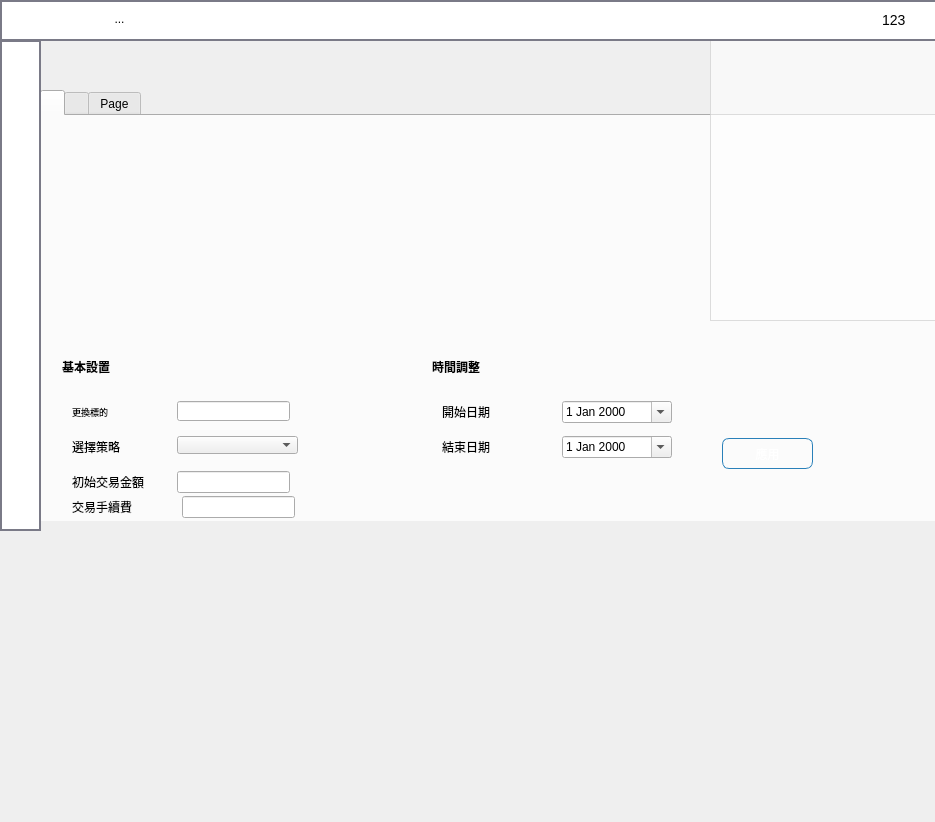
<?xml version="1.0" encoding="UTF-8"?>
<ui version="4.0">
 <class>Form</class>
 <widget class="QWidget" name="Form">
  <property name="geometry">
   <rect>
    <x>0</x>
    <y>0</y>
    <width>935</width>
    <height>822</height>
   </rect>
  </property>
  <property name="sizePolicy">
   <sizepolicy hsizetype="Expanding" vsizetype="Expanding">
    <horstretch>0</horstretch>
    <verstretch>0</verstretch>
   </sizepolicy>
  </property>
  <property name="windowTitle">
   <string>Form</string>
  </property>
  <property name="styleSheet">
   <string notr="true"/>
  </property>
  <widget class="QFrame" name="frame">
   <property name="geometry">
    <rect>
     <x>0</x>
     <y>0</y>
     <width>966</width>
     <height>41</height>
    </rect>
   </property>
   <property name="styleSheet">
    <string notr="true">QFrame {
    background-color: white; 

}
QLineEdit{

	background: transparent;：将背景颜色设为透明。
	border: none;
}
  QFrame {
                border: 2px solid #7A7A87;
            }
  QPushButton {
                border: none;
       
            }
  QLabel {
                border: none;
       
            }</string>
   </property>
   <property name="frameShape">
    <enum>QFrame::StyledPanel</enum>
   </property>
   <property name="frameShadow">
    <enum>QFrame::Raised</enum>
   </property>
   <widget class="QPushButton" name="pushButton_4">
    <property name="geometry">
     <rect>
      <x>840</x>
      <y>10</y>
      <width>61</width>
      <height>21</height>
     </rect>
    </property>
    <property name="cursor">
     <cursorShape>PointingHandCursor</cursorShape>
    </property>
    <property name="styleSheet">
     <string notr="true">font: 7pt &quot;Bauhaus 93&quot;;
QPushButton {
    border: none; /* 移除邊框 */
    background: none; /* 移除背景 */
  	 color: #FFFFFF; /* 設置文字顏色為白色 */
    font-size: 12px; /* 設置文字大小 */
}</string>
    </property>
    <property name="text">
     <string/>
    </property>
    <property name="icon">
     <iconset>
      <normaloff>../user-interface.png</normaloff>../user-interface.png</iconset>
    </property>
    <property name="iconSize">
     <size>
      <width>20</width>
      <height>20</height>
     </size>
    </property>
   </widget>
   <widget class="QLineEdit" name="lineEdit">
    <property name="geometry">
     <rect>
      <x>880</x>
      <y>10</y>
      <width>81</width>
      <height>20</height>
     </rect>
    </property>
    <property name="styleSheet">
     <string notr="true">    QLineEdit {
        background: transparent;
        border: 0px solid transparent;
        padding: 0px;
        margin: 0px;
		 color: black;
		 font-size:14px;
    }</string>
    </property>
    <property name="text">
     <string>123</string>
    </property>
   </widget>
   <widget class="QToolButton" name="toolButton">
    <property name="geometry">
     <rect>
      <x>14</x>
      <y>3</y>
      <width>211</width>
      <height>31</height>
     </rect>
    </property>
    <property name="styleSheet">
     <string notr="true">  QToolButton {
                border: none;
       
            }</string>
    </property>
    <property name="text">
     <string>...</string>
    </property>
    <property name="icon">
     <iconset>
      <normaloff>ainvest_logo_02.png</normaloff>ainvest_logo_02.png</iconset>
    </property>
    <property name="iconSize">
     <size>
      <width>250</width>
      <height>150</height>
     </size>
    </property>
   </widget>
   <widget class="QPushButton" name="pushButton_6">
    <property name="geometry">
     <rect>
      <x>930</x>
      <y>0</y>
      <width>21</width>
      <height>20</height>
     </rect>
    </property>
    <property name="text">
     <string/>
    </property>
    <property name="icon">
     <iconset>
      <normaloff>close.png</normaloff>close.png</iconset>
    </property>
    <property name="iconSize">
     <size>
      <width>10</width>
      <height>10</height>
     </size>
    </property>
   </widget>
  </widget>
  <widget class="QStackedWidget" name="stackedWidget">
   <property name="geometry">
    <rect>
     <x>40</x>
     <y>40</y>
     <width>921</width>
     <height>481</height>
    </rect>
   </property>
   <property name="sizePolicy">
    <sizepolicy hsizetype="Expanding" vsizetype="Expanding">
     <horstretch>0</horstretch>
     <verstretch>0</verstretch>
    </sizepolicy>
   </property>
   <property name="currentIndex">
    <number>1</number>
   </property>
   <widget class="QWidget" name="page">
    <layout class="QVBoxLayout" name="verticalLayout">
     <item>
      <widget class="QLabel" name="label_2">
       <property name="text">
        <string/>
       </property>
      </widget>
     </item>
    </layout>
   </widget>
   <widget class="QWidget" name="page_2">
    <widget class="QTabWidget" name="tabWidget">
     <property name="geometry">
      <rect>
       <x>0</x>
       <y>50</y>
       <width>931</width>
       <height>451</height>
      </rect>
     </property>
     <property name="currentIndex">
      <number>0</number>
     </property>
     <widget class="QWidget" name="tab">
      <attribute name="title">
       <string/>
      </attribute>
      <widget class="QWidget" name="widget_edit_st" native="true">
       <property name="geometry">
        <rect>
         <x>0</x>
         <y>230</y>
         <width>911</width>
         <height>181</height>
        </rect>
       </property>
       <property name="sizePolicy">
        <sizepolicy hsizetype="Preferred" vsizetype="Preferred">
         <horstretch>0</horstretch>
         <verstretch>0</verstretch>
        </sizepolicy>
       </property>
       <property name="styleSheet">
        <string notr="true">

QComboBox QAbstractItemView {
    outline: none;  /* 禁用下拉菜单项的焦点轮廓 */
	 background-color:white;
	 selection-color:white;
    selection-background-color:#33b4ff;
}

QComboBox QAbstractItemView::item {
    outline: none;  /* 禁用每个下拉菜单项的虚线 */
}

QCalendarWidget QToolButton#qt_calendar_prevmonth {
    qproperty-icon: url(./back.png); /* 相对路径 */
    qproperty-iconSize: 24px;
}

QCalendarWidget QToolButton#qt_calendar_nextmonth {
    qproperty-icon: url(./next.png); /* 相对路径 */
    qproperty-iconSize: 24px;
}QCalendarWidget QWidget#qt_calendar_navigationbar {
    background-color: #FFFFFF;  /* 设置顶部导航栏的背景颜色为白色 */
}

QCalendarWidget QToolButton {
    background-color: #FFFFFF;  /* 设置导航栏的按钮背景颜色为白色 */
    color: black;               /* 设置按钮的文本颜色为黑色 */
    border: none;               /* 移除按钮边框 */
}

</string>
       </property>
       <widget class="QLabel" name="label">
        <property name="geometry">
         <rect>
          <x>30</x>
          <y>55</y>
          <width>51</width>
          <height>21</height>
         </rect>
        </property>
        <property name="styleSheet">
         <string notr="true">QLabel{font-size:9px;}</string>
        </property>
        <property name="text">
         <string>更換標的</string>
        </property>
       </widget>
       <widget class="QLineEdit" name="lineEdit_2">
        <property name="geometry">
         <rect>
          <x>135</x>
          <y>55</y>
          <width>113</width>
          <height>20</height>
         </rect>
        </property>
       </widget>
       <widget class="QLabel" name="label_3">
        <property name="geometry">
         <rect>
          <x>30</x>
          <y>90</y>
          <width>51</width>
          <height>21</height>
         </rect>
        </property>
        <property name="text">
         <string>選擇策略</string>
        </property>
       </widget>
       <widget class="QComboBox" name="comboBox">
        <property name="geometry">
         <rect>
          <x>135</x>
          <y>90</y>
          <width>121</width>
          <height>18</height>
         </rect>
        </property>
       </widget>
       <widget class="QDateEdit" name="dateEdit">
        <property name="geometry">
         <rect>
          <x>520</x>
          <y>55</y>
          <width>110</width>
          <height>22</height>
         </rect>
        </property>
        <property name="styleSheet">
         <string notr="true"/>
        </property>
        <property name="calendarPopup">
         <bool>true</bool>
        </property>
       </widget>
       <widget class="QLabel" name="label_4">
        <property name="geometry">
         <rect>
          <x>400</x>
          <y>55</y>
          <width>51</width>
          <height>21</height>
         </rect>
        </property>
        <property name="text">
         <string>開始日期</string>
        </property>
       </widget>
       <widget class="QLabel" name="label_5">
        <property name="geometry">
         <rect>
          <x>400</x>
          <y>90</y>
          <width>51</width>
          <height>21</height>
         </rect>
        </property>
        <property name="text">
         <string>結束日期</string>
        </property>
       </widget>
       <widget class="QDateEdit" name="dateEdit_2">
        <property name="geometry">
         <rect>
          <x>520</x>
          <y>90</y>
          <width>110</width>
          <height>22</height>
         </rect>
        </property>
        <property name="calendarPopup">
         <bool>true</bool>
        </property>
       </widget>
       <widget class="QLabel" name="label_6">
        <property name="geometry">
         <rect>
          <x>20</x>
          <y>10</y>
          <width>81</width>
          <height>21</height>
         </rect>
        </property>
        <property name="styleSheet">
         <string notr="true">QLabel{
font-size: 12px; font-weight: bold;
}</string>
        </property>
        <property name="text">
         <string>基本設置</string>
        </property>
       </widget>
       <widget class="QLabel" name="label_7">
        <property name="geometry">
         <rect>
          <x>390</x>
          <y>10</y>
          <width>81</width>
          <height>21</height>
         </rect>
        </property>
        <property name="styleSheet">
         <string notr="true">QLabel{
font-size: 12px; font-weight: bold;
}</string>
        </property>
        <property name="text">
         <string>時間調整</string>
        </property>
       </widget>
       <widget class="QPushButton" name="pushButton_9">
        <property name="geometry">
         <rect>
          <x>680</x>
          <y>92</y>
          <width>91</width>
          <height>31</height>
         </rect>
        </property>
        <property name="cursor">
         <cursorShape>PointingHandCursor</cursorShape>
        </property>
        <property name="styleSheet">
         <string notr="true">  QPushButton {
                background: qlineargradient(
                    x1: 0, y1: 0, x2: 1, y2: 0,
                    stop: 0 #1FB6F6, stop: 1 #497BF0
                );
                color: white;
                border: 1px solid #2980b9;
                border-radius: 7px;
                font-size: 12px;
            }

            QPushButton:pressed {
                background: qlineargradient(
                    x1: 0, y1: 0, x2: 1, y2: 0,
                    stop: 0 #1FB6F6, stop: 1 #497BF0
                );
            }</string>
        </property>
        <property name="text">
         <string>應用</string>
        </property>
        <property name="iconSize">
         <size>
          <width>12</width>
          <height>12</height>
         </size>
        </property>
       </widget>
       <widget class="QLabel" name="label_8">
        <property name="geometry">
         <rect>
          <x>30</x>
          <y>125</y>
          <width>91</width>
          <height>21</height>
         </rect>
        </property>
        <property name="text">
         <string>初始交易金額</string>
        </property>
       </widget>
       <widget class="QLineEdit" name="lineEdit_3">
        <property name="geometry">
         <rect>
          <x>135</x>
          <y>125</y>
          <width>113</width>
          <height>22</height>
         </rect>
        </property>
       </widget>
       <widget class="QLabel" name="label_9">
        <property name="geometry">
         <rect>
          <x>30</x>
          <y>150</y>
          <width>91</width>
          <height>21</height>
         </rect>
        </property>
        <property name="text">
         <string>交易手續費</string>
        </property>
       </widget>
       <widget class="QLineEdit" name="lineEdit_4">
        <property name="geometry">
         <rect>
          <x>140</x>
          <y>150</y>
          <width>113</width>
          <height>22</height>
         </rect>
        </property>
       </widget>
      </widget>
     </widget>
     <widget class="QWidget" name="tab_2">
      <attribute name="title">
       <string/>
      </attribute>
      <widget class="QTableWidget" name="tableWidget">
       <property name="geometry">
        <rect>
         <x>0</x>
         <y>150</y>
         <width>911</width>
         <height>261</height>
        </rect>
       </property>
       <property name="styleSheet">
        <string notr="true"/>
       </property>
       <column>
        <property name="text">
         <string>進場日期</string>
        </property>
       </column>
       <column>
        <property name="text">
         <string>出場日期</string>
        </property>
       </column>
       <column>
        <property name="text">
         <string>進場價格</string>
        </property>
       </column>
       <column>
        <property name="text">
         <string>出場價格</string>
        </property>
       </column>
       <column>
        <property name="text">
         <string>股數</string>
        </property>
       </column>
       <column>
        <property name="text">
         <string>獲利</string>
        </property>
       </column>
       <column>
        <property name="text">
         <string>獲利率</string>
        </property>
       </column>
      </widget>
     </widget>
     <widget class="QWidget" name="tab_3">
      <attribute name="title">
       <string>Page</string>
      </attribute>
      <widget class="QTableWidget" name="tableWidget2">
       <property name="geometry">
        <rect>
         <x>0</x>
         <y>150</y>
         <width>891</width>
         <height>261</height>
        </rect>
       </property>
       <column>
        <property name="text">
         <string>交易次數</string>
        </property>
       </column>
       <column>
        <property name="text">
         <string>勝率</string>
        </property>
       </column>
       <column>
        <property name="text">
         <string>累積獲利</string>
        </property>
       </column>
       <column>
        <property name="text">
         <string>累積獲利率</string>
        </property>
       </column>
       <column>
        <property name="text">
         <string>進場時間</string>
        </property>
       </column>
       <column>
        <property name="text">
         <string>出場時間</string>
        </property>
       </column>
       <column>
        <property name="text">
         <string>持續天數</string>
        </property>
       </column>
       <column>
        <property name="text">
         <string>買進並持有的獲利率</string>
        </property>
       </column>
      </widget>
     </widget>
    </widget>
   </widget>
   <widget class="QWidget" name="page_3">
    <widget class="QTableWidget" name="tableWidget_mylist">
     <property name="geometry">
      <rect>
       <x>0</x>
       <y>40</y>
       <width>941</width>
       <height>401</height>
      </rect>
     </property>
     <property name="styleSheet">
      <string notr="true">  QPushButton {
                border: none;
       
            }
 QHeaderView::section {
        color: #3c3c3c;  /* 设置列标签字体颜色 */
    }
    QTableWidget::item {
        font-family: &quot;Bahnschrift&quot;;  /* 设置字体 */
        font-size: 14px;       /* 设置字体大小 */
        font-weight: bold;     /* 设置字体粗细 */
        padding: 0px;                    /* 移除单元格内容的内边距 */
    	 margin: 0px;                     /* 移除单元格的外边距 */
    	 border-top: none;                /* 移除顶部边框 */
   		 border-left: none;               /* 移除左边边框 */
   		 border-right: none;   
    }
  QTableWidget::item:selected {
        background-color: transparent;  /* 移除选中单元格的背景颜色 */
		  color: black;
    }
    QTableWidget::item {
        border: none;  /* 移除单元格的边框 */
    }
    QTableWidget {
        border: none;  /* 移除表格的边框 */
   		 gridline-color: transparent;   /* 移除表格的网格线 */

    }

            QTableWidget::item {
                border: none;
            }
            QTableWidget::item:selected {
                border: none;
            }
            QTableWidget::item:focus {
                border: none;
            }
    QTableWidget {
        border: none;
    }
    QTableWidget::item {
        border: none;
    }
    QTableWidget::item:selected {
        border: none;
    }
    QTableWidget::item:focus {
        border: none;
    }
QTableWidget::item {
    border-bottom: 1px solid #D0D0D0;  /* 为每个单元格的底部添加1px的黑色水平线 */
}

QHeaderView::section {
    border-bottom: 2px solid black;  /* 添加列标签下方的黑色2px边框 */
    background-color: transparent;
    color: black;
}
    QHeaderView::section:focus {
        outline: none; /* 去掉焦点时的光晕效果 */
    }
QTableWidget::item:selected {
    border-bottom: 1px solid #D0D0D0	;  /* 在单元格选中时保持底部黑线 */
    background-color: transparent;   /* 移除选中时的背景颜色 */
}

QTableWidget::item:focus {
    border-bottom: 1px solid #D0D0D0	;  /* 在单元格获得焦点时保持底部黑线 */
    background-color: transparent;   /* 移除焦点时的背景颜色 */
}</string>
     </property>
     <column>
      <property name="text">
       <string>策略</string>
      </property>
     </column>
     <column>
      <property name="text">
       <string>描述</string>
      </property>
     </column>
     <column>
      <property name="text">
       <string/>
      </property>
     </column>
     <column>
      <property name="text">
       <string/>
      </property>
     </column>
     <column>
      <property name="text">
       <string/>
      </property>
     </column>
    </widget>
    <widget class="QWidget" name="widget" native="true">
     <property name="geometry">
      <rect>
       <x>-1</x>
       <y>-1</y>
       <width>921</width>
       <height>41</height>
      </rect>
     </property>
     <widget class="QPushButton" name="pushButton_8">
      <property name="geometry">
       <rect>
        <x>0</x>
        <y>0</y>
        <width>121</width>
        <height>31</height>
       </rect>
      </property>
      <property name="styleSheet">
       <string notr="true">  QPushButton {
                background: qlineargradient(
                    x1: 0, y1: 0, x2: 1, y2: 0,
                    stop: 0 #1FB6F6, stop: 1 #497BF0
                );
                color: white;
                border: 1px solid #2980b9;
                border-radius: 7px;
                font-size: 12px;
            }

            QPushButton:pressed {
                background: qlineargradient(
                    x1: 0, y1: 0, x2: 1, y2: 0,
                    stop: 0 #1FB6F6, stop: 1 #497BF0
                );
            }</string>
      </property>
      <property name="text">
       <string>新增更多策略</string>
      </property>
      <property name="icon">
       <iconset>
        <normaloff>search.png</normaloff>search.png</iconset>
      </property>
      <property name="iconSize">
       <size>
        <width>12</width>
        <height>12</height>
       </size>
      </property>
     </widget>
    </widget>
   </widget>
   <widget class="QWidget" name="page_4">
    <widget class="QTableWidget" name="tableWidget_mylist_2">
     <property name="geometry">
      <rect>
       <x>0</x>
       <y>0</y>
       <width>921</width>
       <height>451</height>
      </rect>
     </property>
     <property name="styleSheet">
      <string notr="true">  QPushButton {
                border: none;
       
            }
 QHeaderView::section {
        color: #3c3c3c;  /* 设置列标签字体颜色 */
    }
    QTableWidget::item {
        font-family: &quot;Bahnschrift&quot;;  /* 设置字体 */
        font-size: 14px;       /* 设置字体大小 */
        font-weight: bold;     /* 设置字体粗细 */
          /* 设置字体样式为斜体 */          /* 设置字体颜色 */
    }
  QTableWidget::item:selected {
        background-color: transparent;  /* 移除选中单元格的背景颜色 */
		  color: black;
    }
    QTableWidget::item {
        border: none;  /* 移除单元格的边框 */
    }
    QTableWidget {
        border: none;  /* 移除表格的边框 */
    }

            QTableWidget::item {
                border: none;
            }
            QTableWidget::item:selected {
                border: none;
            }
            QTableWidget::item:focus {
                border: none;
            }
    QTableWidget {
        border: none;
    }
    QTableWidget::item {
        border: none;
    }
    QTableWidget::item:selected {
        border: none;
    }
    QTableWidget::item:focus {
        border: none;
    }
    QHeaderView::section {
        background-color: transparent; /* 保持透明背景 */
        color: black; /* 保持字体颜色 */
        border: none;
    }
    QHeaderView::section:focus {
        outline: none; /* 去掉焦点时的光晕效果 */
    }</string>
     </property>
     <column>
      <property name="text">
       <string>策略</string>
      </property>
     </column>
     <column>
      <property name="text">
       <string>描述</string>
      </property>
     </column>
     <column>
      <property name="text">
       <string>狀態</string>
      </property>
     </column>
    </widget>
   </widget>
  </widget>
  <widget class="QTableWidget" name="table_widget">
   <property name="geometry">
    <rect>
     <x>710</x>
     <y>40</y>
     <width>256</width>
     <height>281</height>
    </rect>
   </property>
   <property name="styleSheet">
    <string notr="true">  QTableWidget {
                color:white;
       		background-color: rgba(255, 255, 255, 150)
            }
            QTableWidget::item {
                background-color: white;
                color: black;
            }
            QTableWidget::item:selected {
                background-color: white;
            }
            QScrollBar:vertical, QScrollBar:horizontal {
                background: #2e2e2e;
                width: 6px;
                height: 6px;
            }
            QHeaderView::section {
				background-color: rgba(255, 255, 255, 150)
                color: black;
                border: 0px;
            }
            QScrollBar::handle:vertical, QScrollBar::handle:horizontal {
                background: #a0a0a0;
                border-radius: 2px;
                min-height: 20px;
                min-width: 20px;
            }
            QScrollBar::add-line:vertical, QScrollBar::sub-line:vertical,
            QScrollBar::add-line:horizontal, QScrollBar::sub-line:horizontal {
                background: none;
            }
            QScrollBar::add-page:vertical, QScrollBar::sub-page:vertical,
            QScrollBar::add-page:horizontal, QScrollBar::sub-page:horizontal {
                background: none;
            }
       </string>
   </property>
  </widget>
  <widget class="QFrame" name="frame_4">
   <property name="geometry">
    <rect>
     <x>0</x>
     <y>40</y>
     <width>41</width>
     <height>491</height>
    </rect>
   </property>
   <property name="styleSheet">
    <string notr="true">QPushButton {
    border: none; /* 移除邊框 */
    background: none; /* 移除背景 */
  	 color: #FFFFFF; /* 設置文字顏色為白色 */
    font-size: 12px; /* 設置文字大小 */
}
QFrame {
    background-color: white; /* 設置背景顏色為淡灰色 */
}
QToolButton {
    border: none; /* 移除邊框 */
    font-size: 12px; /* 設置文字大小 */
}
  QFrame {
                border: 2px solid #7A7A87;
            }</string>
   </property>
   <property name="frameShape">
    <enum>QFrame::StyledPanel</enum>
   </property>
   <property name="frameShadow">
    <enum>QFrame::Raised</enum>
   </property>
   <widget class="QPushButton" name="pushButton_2">
    <property name="geometry">
     <rect>
      <x>40</x>
      <y>886</y>
      <width>91</width>
      <height>21</height>
     </rect>
    </property>
    <property name="text">
     <string>PushButton</string>
    </property>
   </widget>
   <widget class="QPushButton" name="pushButton_7">
    <property name="geometry">
     <rect>
      <x>5</x>
      <y>20</y>
      <width>31</width>
      <height>31</height>
     </rect>
    </property>
    <property name="cursor">
     <cursorShape>PointingHandCursor</cursorShape>
    </property>
    <property name="text">
     <string/>
    </property>
    <property name="icon">
     <iconset>
      <normaloff>home.png</normaloff>home.png</iconset>
    </property>
    <property name="iconSize">
     <size>
      <width>20</width>
      <height>20</height>
     </size>
    </property>
   </widget>
   <widget class="QPushButton" name="pushButton_3">
    <property name="geometry">
     <rect>
      <x>5</x>
      <y>60</y>
      <width>31</width>
      <height>41</height>
     </rect>
    </property>
    <property name="cursor">
     <cursorShape>PointingHandCursor</cursorShape>
    </property>
    <property name="text">
     <string/>
    </property>
    <property name="icon">
     <iconset>
      <normaloff>chart-histogram.png</normaloff>chart-histogram.png</iconset>
    </property>
    <property name="iconSize">
     <size>
      <width>20</width>
      <height>20</height>
     </size>
    </property>
   </widget>
   <widget class="QPushButton" name="pushButton_5">
    <property name="geometry">
     <rect>
      <x>5</x>
      <y>112</y>
      <width>31</width>
      <height>31</height>
     </rect>
    </property>
    <property name="cursor">
     <cursorShape>PointingHandCursor</cursorShape>
    </property>
    <property name="text">
     <string/>
    </property>
    <property name="icon">
     <iconset>
      <normaloff>list.png</normaloff>list.png</iconset>
    </property>
    <property name="iconSize">
     <size>
      <width>20</width>
      <height>20</height>
     </size>
    </property>
   </widget>
   <widget class="QPushButton" name="public_bt">
    <property name="geometry">
     <rect>
      <x>6</x>
      <y>150</y>
      <width>31</width>
      <height>31</height>
     </rect>
    </property>
    <property name="cursor">
     <cursorShape>PointingHandCursor</cursorShape>
    </property>
    <property name="text">
     <string/>
    </property>
    <property name="icon">
     <iconset>
      <normaloff>globe.png</normaloff>globe.png</iconset>
    </property>
    <property name="iconSize">
     <size>
      <width>25</width>
      <height>25</height>
     </size>
    </property>
   </widget>
   <widget class="QPushButton" name="show_chatbot">
    <property name="geometry">
     <rect>
      <x>5</x>
      <y>350</y>
      <width>31</width>
      <height>31</height>
     </rect>
    </property>
    <property name="cursor">
     <cursorShape>PointingHandCursor</cursorShape>
    </property>
    <property name="text">
     <string/>
    </property>
    <property name="icon">
     <iconset>
      <normaloff>bot_icon.png</normaloff>bot_icon.png</iconset>
    </property>
    <property name="iconSize">
     <size>
      <width>25</width>
      <height>25</height>
     </size>
    </property>
   </widget>
  </widget>
  <zorder>stackedWidget</zorder>
  <zorder>table_widget</zorder>
  <zorder>frame</zorder>
  <zorder>frame_4</zorder>
 </widget>
 <resources/>
 <connections/>
</ui>
